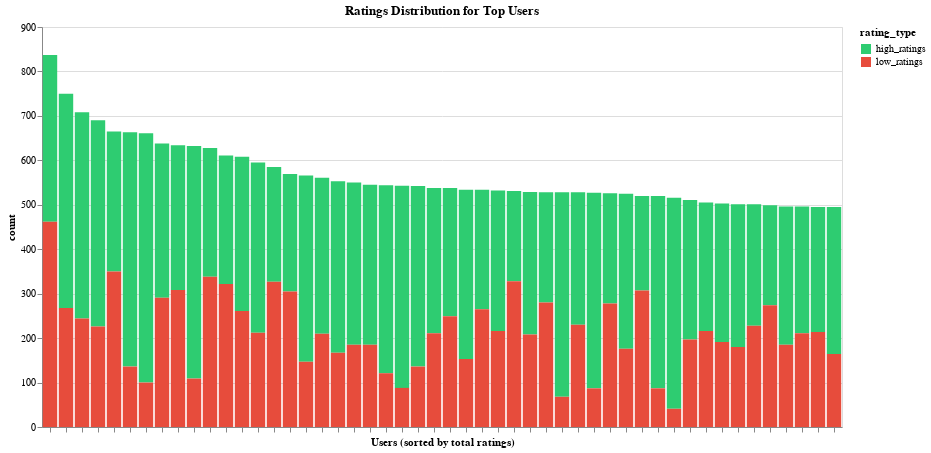

Here is the notebook cell this chart was saved with:
### Code cell
user_profiles, feature_mapping = load_data()

ratings_dist = create_ratings_distribution(user_profiles)
ratings_dist

### Figure 1 — Vega-Lite specification as saved in the notebook (floating-point values rounded to 4 significant figures)
{"config": {"view": {"continuousWidth": 300, "continuousHeight": 300}}, "data": {"name": "data-24f56aba5dc799947f809a42d7a76b5b"}, "mark": {"type": "bar"}, "encoding": {"color": {"field": "rating_type", "scale": {"domain": ["high_ratings", "low_ratings"], "range": ["#2ecc71", "#e74c3c"]}, "type": "nominal"}, "tooltip": [{"field": "user_id", "type": "nominal"}, {"field": "rating_type", "type": "nominal"}, {"field": "count", "type": "quantitative"}], "x": {"axis": {"labels": false, "title": "Users (sorted by total ratings)"}, "field": "user_id", "sort": "-y", "type": "nominal"}, "y": {"field": "count", "stack": "zero", "type": "quantitative"}}, "height": 400, "title": "Ratings Distribution for Top Users", "width": 800, "$schema": "https://vega.github.io/schema/vega-lite/v5.20.1.json", "datasets": {"data-24f56aba5dc799947f809a42d7a76b5b": [{"user_id": "5317", "rating_type": "high_ratings", "count": 375}, {"user_id": "15124", "rating_type": "high_ratings", "count": 482}, {"user_id": "14313", "rating_type": "high_ratings", "count": 464}, {"user_id": "6287", "rating_type": "high_ratings", "count": 464}, {"user_id": "15205", "rating_type": "high_ratings", "count": 315}, {"user_id": "1905", "rating_type": "high_ratings", "count": 527}, {"user_id": "16377", "rating_type": "high_ratings", "count": 561}, {"user_id": "15582", "rating_type": "high_ratings", "count": 347}, {"user_id": "16242", "rating_type": "high_ratings", "count": 326}, {"user_id": "11283", "rating_type": "high_ratings", "count": 523}, {"user_id": "12470", "rating_type": "high_ratings", "count": 290}, {"user_id": "9340", "rating_type": "high_ratings", "count": 289}, {"user_id": "6972", "rating_type": "high_ratings", "count": 347}, {"user_id": "12317", "rating_type": "high_ratings", "count": 383}, {"user_id": "2152", "rating_type": "high_ratings", "count": 258}, {"user_id": "3860", "rating_type": "high_ratings", "count": 264}, {"user_id": "11064", "rating_type": "high_ratings", "count": 419}, {"user_id": "4432", "rating_type": "high_ratings", "count": 351}, {"user_id": "15107", "rating_type": "high_ratings", "count": 386}, {"user_id": "7234", "rating_type": "high_ratings", "count": 365}, {"user_id": "7624", "rating_type": "high_ratings", "count": 360}, {"user_id": "3938", "rating_type": "high_ratings", "count": 423}, {"user_id": "4306", "rating_type": "high_ratings", "count": 455}, {"user_id": "6037", "rating_type": "high_ratings", "count": 406}, {"user_id": "5496", "rating_type": "high_ratings", "count": 327}, {"user_id": "14538", "rating_type": "high_ratings", "count": 289}, {"user_id": "571", "rating_type": "high_ratings", "count": 381}, {"user_id": "4996", "rating_type": "high_ratings", "count": 269}, {"user_id": "12911", "rating_type": "high_ratings", "count": 316}, {"user_id": "6386", "rating_type": "high_ratings", "count": 203}, {"user_id": "16879", "rating_type": "high_ratings", "count": 321}, {"user_id": "8782", "rating_type": "high_ratings", "count": 248}, {"user_id": "11521", "rating_type": "high_ratings", "count": 460}, {"user_id": "14367", "rating_type": "high_ratings", "count": 298}, {"user_id": "2452", "rating_type": "high_ratings", "count": 440}, {"user_id": "12232", "rating_type": "high_ratings", "count": 248}, {"user_id": "17169", "rating_type": "high_ratings", "count": 349}, {"user_id": "13050", "rating_type": "high_ratings", "count": 213}, {"user_id": "13728", "rating_type": "high_ratings", "count": 433}, {"user_id": "14550", "rating_type": "high_ratings", "count": 475}, {"user_id": "7617", "rating_type": "high_ratings", "count": 314}, {"user_id": "3106", "rating_type": "high_ratings", "count": 289}, {"user_id": "1962", "rating_type": "high_ratings", "count": 312}, {"user_id": "6206", "rating_type": "high_ratings", "count": 321}, {"user_id": "17355", "rating_type": "high_ratings", "count": 273}, {"user_id": "11677", "rating_type": "high_ratings", "count": 225}, {"user_id": "14454", "rating_type": "high_ratings", "count": 311}, {"user_id": "12672", "rating_type": "high_ratings", "count": 285}, {"user_id": "13081", "rating_type": "high_ratings", "count": 281}, {"user_id": "8644", "rating_type": "high_ratings", "count": 331}, {"user_id": "5317", "rating_type": "low_ratings", "count": 462}, {"user_id": "15124", "rating_type": "low_ratings", "count": 268}, {"user_id": "14313", "rating_type": "low_ratings", "count": 244}, {"user_id": "6287", "rating_type": "low_ratings", "count": 226}, {"user_id": "15205", "rating_type": "low_ratings", "count": 350}, {"user_id": "1905", "rating_type": "low_ratings", "count": 136}, {"user_id": "16377", "rating_type": "low_ratings", "count": 100}, {"user_id": "15582", "rating_type": "low_ratings", "count": 291}, {"user_id": "16242", "rating_type": "low_ratings", "count": 308}, {"user_id": "11283", "rating_type": "low_ratings", "count": 109}, {"user_id": "12470", "rating_type": "low_ratings", "count": 338}, {"user_id": "9340", "rating_type": "low_ratings", "count": 322}, {"user_id": "6972", "rating_type": "low_ratings", "count": 261}, {"user_id": "12317", "rating_type": "low_ratings", "count": 212}, {"user_id": "2152", "rating_type": "low_ratings", "count": 327}, {"user_id": "3860", "rating_type": "low_ratings", "count": 305}, {"user_id": "11064", "rating_type": "low_ratings", "count": 147}, {"user_id": "4432", "rating_type": "low_ratings", "count": 210}, {"user_id": "15107", "rating_type": "low_ratings", "count": 167}, {"user_id": "7234", "rating_type": "low_ratings", "count": 185}, {"user_id": "7624", "rating_type": "low_ratings", "count": 185}, {"user_id": "3938", "rating_type": "low_ratings", "count": 121}, {"user_id": "4306", "rating_type": "low_ratings", "count": 88}, {"user_id": "6037", "rating_type": "low_ratings", "count": 136}, {"user_id": "5496", "rating_type": "low_ratings", "count": 211}, {"user_id": "14538", "rating_type": "low_ratings", "count": 249}, {"user_id": "571", "rating_type": "low_ratings", "count": 153}, {"user_id": "4996", "rating_type": "low_ratings", "count": 265}, {"user_id": "12911", "rating_type": "low_ratings", "count": 216}, {"user_id": "6386", "rating_type": "low_ratings", "count": 328}, {"user_id": "16879", "rating_type": "low_ratings", "count": 208}, {"user_id": "8782", "rating_type": "low_ratings", "count": 280}, {"user_id": "11521", "rating_type": "low_ratings", "count": 68}, {"user_id": "14367", "rating_type": "low_ratings", "count": 230}, {"user_id": "2452", "rating_type": "low_ratings", "count": 87}, {"user_id": "12232", "rating_type": "low_ratings", "count": 278}, {"user_id": "17169", "rating_type": "low_ratings", "count": 176}, {"user_id": "13050", "rating_type": "low_ratings", "count": 307}, {"user_id": "13728", "rating_type": "low_ratings", "count": 87}, {"user_id": "14550", "rating_type": "low_ratings", "count": 41}, {"user_id": "7617", "rating_type": "low_ratings", "count": 197}, {"user_id": "3106", "rating_type": "low_ratings", "count": 216}, {"user_id": "1962", "rating_type": "low_ratings", "count": 191}, {"user_id": "6206", "rating_type": "low_ratings", "count": 180}, {"user_id": "17355", "rating_type": "low_ratings", "count": 228}, {"user_id": "11677", "rating_type": "low_ratings", "count": 274}, {"user_id": "14454", "rating_type": "low_ratings", "count": 185}, {"user_id": "12672", "rating_type": "low_ratings", "count": 211}, {"user_id": "13081", "rating_type": "low_ratings", "count": 214}, {"user_id": "8644", "rating_type": "low_ratings", "count": 164}]}}
